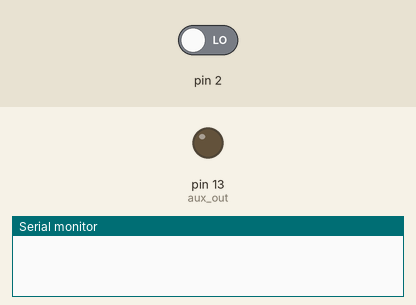
Recording of a sketch running on a simulated Arduino Uno, built with avr-gcc and run on an emulated ATmega328P. Parts: output pins drawn as LEDs (lit = HIGH), the last lines printed to the serial monitor. The test bench sets the inputs (shaded band); at power-on: pin 2 LOW.

Above: at 0.1 s.
At 1.1 s:
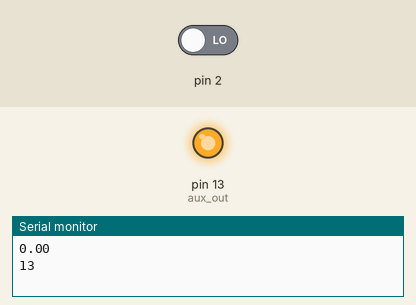
Timing chart, 0 to 2.6 s (numbered marks = the images above):
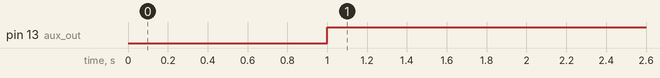

Measured:
- by itself, pin 13 (aux_out): LOW → HIGH at 1.0 s

The sketch:

sketch_pwm_read.ino
```cpp
double channel;
int aux_out = 13;
void setup() {
  // put your setup code here, to run once:
  pinMode(2,INPUT);
  Serial.begin(9600);
  pinMode(aux_out, OUTPUT);

}

void loop() {
  // put your main code here, to run repeatedly:
  channel = pulseIn(2, HIGH);
  Serial.println(channel);
  if ((channel > 1700)||(channel < 1400))
    {
      digitalWrite(aux_out, HIGH);
    }
   else
    {
      digitalWrite(aux_out,LOW);
    }
   Serial.println(aux_out);
}
```
